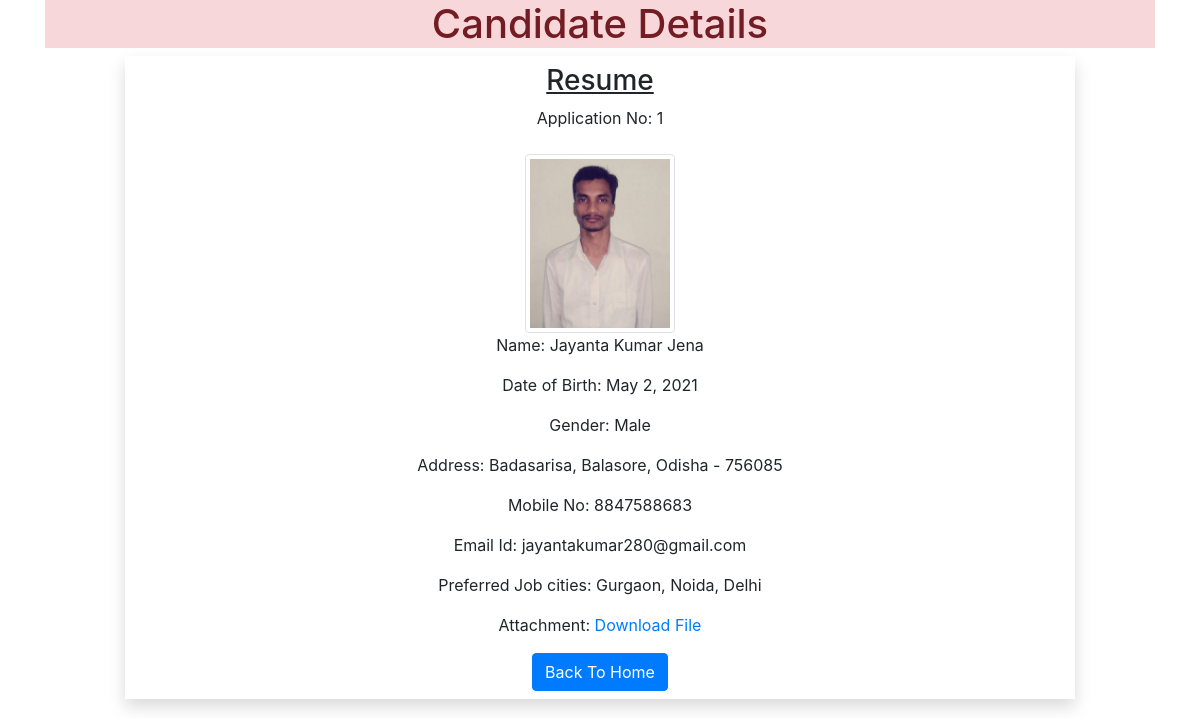
/resume-details/1/, run on the app's committed database.
### myapp/models.py (models this page shows)
class Resume(models.Model):
    name = models.CharField(max_length=30)
    dob = models.DateField(auto_now_add=False)
    gender = models.CharField(max_length=20)
    locality = models.CharField(max_length=30)
    city = models.CharField(max_length=30)
    pin = models.PositiveIntegerField()
    state = models.CharField(choices = STATE_CHOICES, max_length=50)
    mobile = models.PositiveIntegerField()
    email = models.EmailField()
    job_city = models.CharField(max_length=30)
    profile_image = models.ImageField(upload_to = 'pprofileimg', blank = True)
    my_file = models.FileField(upload_to='docfile', blank = True)

### myapp/views.py (the view)
# urls.py: path('resume-details/<int:id>/', views.resume_details, name = 'details'),
def resume_details(request, id):
    candidate_details = models.Resume.objects.get(id = id)
    return render(request, 'myapp/candidate_list.html', {'candidate':candidate_details})

### myapp/templatetags/custome_filter.py (called while the page is built)
@register.filter(name = 'remove_comma')
def remove_comma(value, arg):
    for ch in arg:
        print(ch)
        value = value.replace(ch, '')
    return value

### myapp/templates/myapp/candidate_list.html (shortened to what this page needs)
<!doctype html>
<html lang="en">
{% load custome_filter %}
<head>
    <link rel="stylesheet" href="https://stackpath.bootstrapcdn.com/bootstrap/4.3.1/css/bootstrap.min.css"
>
</head>
<body>
    <div class="container">
        <h1 class="alert-danger text-center">Candidate Details</h1>
        <div class="row">
            <div class="col-sm-10 shadow text-center offset-sm-1 p-2">
                <h3 class="text-center"><u>Resume</u></h3>
                <p class="">Application No: {{candidate.id}}</p>
                <img src="{{candidate.profile_image.url}}" alt="" class="img-fluid img-thumbnail mt-2" width="150"
                    height="150">
                <p>Name: {{candidate.name}}</p>
                <p>Date of Birth: {{candidate.dob}}</p>
                <p>Gender: {{candidate.gender}}</p>
                <p>Address: {{candidate.locality}}, {{candidate.city}}, {{candidate.state}} - {{candidate.pin}}</p>
                <p>Mobile No: {{candidate.mobile}}</p>
                <p>Email Id: {{candidate.email}}</p>
                <p>Preferred Job cities: {{candidate.job_city | remove_comma:"[]'"}}</p>
                <p>Attachment: <a href="{{candidate.my_file.url}}">Download File</a> </p>
                <a href="/resume-form" class="btn btn-primary">Back To Home</a>
            </div>
        </div>
    </div>
</body>
</html>

### data on the page
Resume: id "1", profile_image (picture), name "Jayanta Kumar Jena", dob "May 2, 2021", gender "Male", locality "Badasarisa", city "Balasore", state "Odisha", pin "756085", mobile "8847588683", email "jayantakumar280@gmail.com", job_city|remove_comma "Gurgaon, Noida, Delhi"
